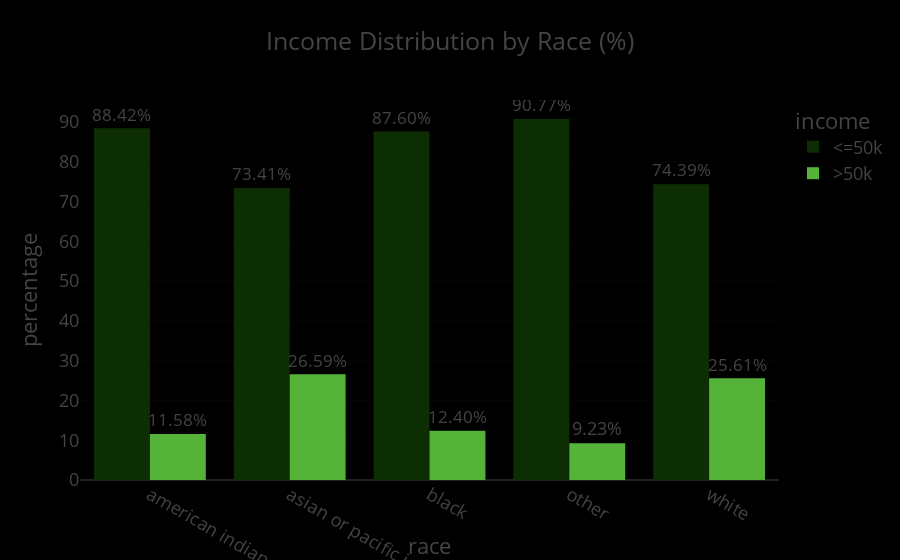

Write notebook code for a chart like this one.
### Code cell
# Group by native_region and income, count occurrences
adult_df_income_reg = adult_df.groupby(['race', 'income']).size().reset_index(name='total_income_reg')

# Calculate total per native_region
total_per_group = adult_df_income_reg.groupby('race')['total_income_reg'].transform('sum')

# Calculate percentage
adult_df_income_reg['percentage'] = (adult_df_income_reg['total_income_reg'] / total_per_group) * 100

# Plot the bar chart
fig = px.bar(
    adult_df_income_reg,
    x='race',
    y='percentage',
    color='income',
    title='Income Distribution by Race (%)',
    barmode='group',
    color_discrete_sequence=['#0d2e03', '#56b33a'],
    text='percentage'
)

# Format the text on bars
fig.update_traces(texttemplate='%{text:.2f}%', textposition='outside')
fig.update_layout(template='presentation', paper_bgcolor='rgb(0, 0, 0)', plot_bgcolor='rgb(0, 0, 0)')
fig.show()
fig.write_image(os.path.join(result_dir, 'income_distribution_by_race_bar_plot.jpg'))
fig.write_image(os.path.join(result_dir, 'income_distribution_by_race_bar_plot.png'))
fig.write_html(os.path.join(result_dir, 'income_distribution_by_race_bar_plot.html'))

### Figure 1 — Plotly figure (JSON) as saved in the notebook; plotly's stock layout.template omitted (floating-point values rounded to 4 significant figures)
{"data": [{"alignmentgroup": "True", "hovertemplate": "income=<=50k<br>race=%{x}<br>percentage=%{text}<extra></extra>", "legendgroup": "<=50k", "marker": {"color": "#0d2e03", "pattern": {"shape": ""}}, "name": "<=50k", "offsetgroup": "<=50k", "orientation": "v", "showlegend": true, "text": [88.42, 73.41, 87.6, 90.77, 74.39], "textposition": "outside", "texttemplate": "%{text:.2f}%", "type": "bar", "x": ["american indian or eskimo", "asian or pacific islander", "black", "other", "white"], "xaxis": "x", "y": [88.42, 73.41, 87.6, 90.77, 74.39], "yaxis": "y"}, {"alignmentgroup": "True", "hovertemplate": "income=>50k<br>race=%{x}<br>percentage=%{text}<extra></extra>", "legendgroup": ">50k", "marker": {"color": "#56b33a", "pattern": {"shape": ""}}, "name": ">50k", "offsetgroup": ">50k", "orientation": "v", "showlegend": true, "text": [11.58, 26.59, 12.4, 9.225, 25.61], "textposition": "outside", "texttemplate": "%{text:.2f}%", "type": "bar", "x": ["american indian or eskimo", "asian or pacific islander", "black", "other", "white"], "xaxis": "x", "y": [11.58, 26.59, 12.4, 9.225, 25.61], "yaxis": "y"}], "layout": {"autosize": true, "barmode": "group", "legend": {"title": {"text": "income"}, "tracegroupgap": 0}, "paper_bgcolor": "rgb(0, 0, 0)", "plot_bgcolor": "rgb(0, 0, 0)", "title": {"text": "Income Distribution by Race (%)"}, "xaxis": {"anchor": "y", "autorange": true, "domain": [0, 1], "range": [-0.5, 4.5], "title": {"text": "race"}, "type": "category"}, "yaxis": {"anchor": "x", "autorange": true, "domain": [0, 1], "range": [0, 95.55], "title": {"text": "percentage"}, "type": "linear"}}}
